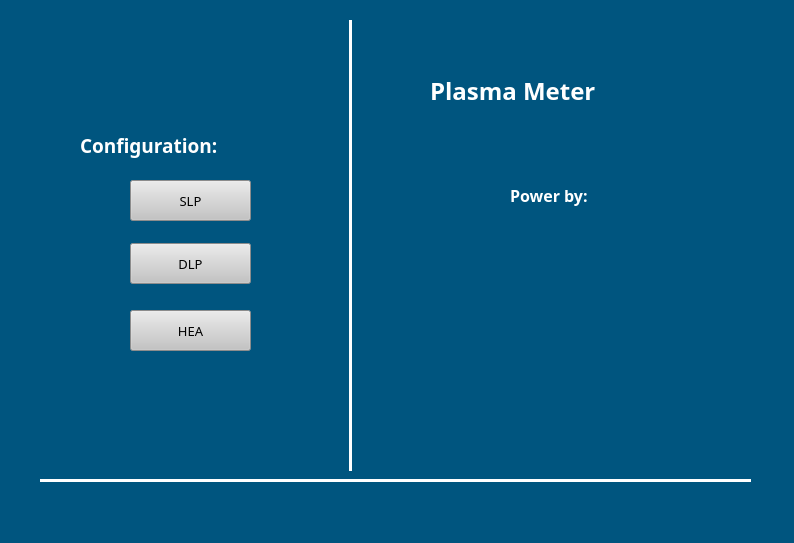
<?xml version="1.0" encoding="UTF-8"?>
<ui version="4.0">
 <class>MainWindow</class>
 <widget class="QMainWindow" name="MainWindow">
  <property name="geometry">
   <rect>
    <x>0</x>
    <y>0</y>
    <width>794</width>
    <height>543</height>
   </rect>
  </property>
  <property name="windowTitle">
   <string>MainWindow</string>
  </property>
  <property name="styleSheet">
   <string notr="true">background-color: rgb(0, 85, 127);</string>
  </property>
  <widget class="QWidget" name="centralwidget">
   <widget class="QPushButton" name="SLP_Btn">
    <property name="geometry">
     <rect>
      <x>130</x>
      <y>180</y>
      <width>121</width>
      <height>41</height>
     </rect>
    </property>
    <property name="font">
     <font>
      <family>Rockwell</family>
      <pointsize>10</pointsize>
     </font>
    </property>
    <property name="styleSheet">
     <string notr="true">background-color: rgb(196, 196, 196);</string>
    </property>
    <property name="text">
     <string>SLP</string>
    </property>
   </widget>
   <widget class="QPushButton" name="pushButton_2">
    <property name="geometry">
     <rect>
      <x>130</x>
      <y>243</y>
      <width>121</width>
      <height>41</height>
     </rect>
    </property>
    <property name="font">
     <font>
      <family>Rockwell</family>
      <pointsize>10</pointsize>
     </font>
    </property>
    <property name="styleSheet">
     <string notr="true">background-color: rgb(196, 196, 196);</string>
    </property>
    <property name="text">
     <string>DLP</string>
    </property>
   </widget>
   <widget class="QPushButton" name="pushButton_3">
    <property name="geometry">
     <rect>
      <x>130</x>
      <y>310</y>
      <width>121</width>
      <height>41</height>
     </rect>
    </property>
    <property name="font">
     <font>
      <family>Rockwell</family>
      <pointsize>10</pointsize>
      <weight>50</weight>
      <bold>false</bold>
     </font>
    </property>
    <property name="styleSheet">
     <string notr="true">background-color: rgb(196, 196, 196);</string>
    </property>
    <property name="text">
     <string>HEA</string>
    </property>
   </widget>
   <widget class="QLabel" name="label">
    <property name="geometry">
     <rect>
      <x>390</x>
      <y>170</y>
      <width>321</width>
      <height>301</height>
     </rect>
    </property>
    <property name="styleSheet">
     <string notr="true">image: url(:/newPrefix/RacerLogoPng.png);</string>
    </property>
    <property name="text">
     <string/>
    </property>
   </widget>
   <widget class="Line" name="line">
    <property name="geometry">
     <rect>
      <x>40</x>
      <y>470</y>
      <width>711</width>
      <height>20</height>
     </rect>
    </property>
    <property name="palette">
     <palette>
      <active>
       <colorrole role="WindowText">
        <brush brushstyle="SolidPattern">
         <color alpha="255">
          <red>255</red>
          <green>255</green>
          <blue>255</blue>
         </color>
        </brush>
       </colorrole>
       <colorrole role="Button">
        <brush brushstyle="SolidPattern">
         <color alpha="255">
          <red>0</red>
          <green>85</green>
          <blue>127</blue>
         </color>
        </brush>
       </colorrole>
       <colorrole role="Dark">
        <brush brushstyle="SolidPattern">
         <color alpha="255">
          <red>255</red>
          <green>255</green>
          <blue>255</blue>
         </color>
        </brush>
       </colorrole>
       <colorrole role="Text">
        <brush brushstyle="SolidPattern">
         <color alpha="255">
          <red>0</red>
          <green>0</green>
          <blue>0</blue>
         </color>
        </brush>
       </colorrole>
       <colorrole role="ButtonText">
        <brush brushstyle="SolidPattern">
         <color alpha="255">
          <red>0</red>
          <green>0</green>
          <blue>0</blue>
         </color>
        </brush>
       </colorrole>
       <colorrole role="Base">
        <brush brushstyle="SolidPattern">
         <color alpha="255">
          <red>0</red>
          <green>85</green>
          <blue>127</blue>
         </color>
        </brush>
       </colorrole>
       <colorrole role="Window">
        <brush brushstyle="SolidPattern">
         <color alpha="255">
          <red>0</red>
          <green>85</green>
          <blue>127</blue>
         </color>
        </brush>
       </colorrole>
       <colorrole role="PlaceholderText">
        <brush brushstyle="SolidPattern">
         <color alpha="128">
          <red>0</red>
          <green>0</green>
          <blue>0</blue>
         </color>
        </brush>
       </colorrole>
      </active>
      <inactive>
       <colorrole role="WindowText">
        <brush brushstyle="SolidPattern">
         <color alpha="255">
          <red>255</red>
          <green>255</green>
          <blue>255</blue>
         </color>
        </brush>
       </colorrole>
       <colorrole role="Button">
        <brush brushstyle="SolidPattern">
         <color alpha="255">
          <red>0</red>
          <green>85</green>
          <blue>127</blue>
         </color>
        </brush>
       </colorrole>
       <colorrole role="Dark">
        <brush brushstyle="SolidPattern">
         <color alpha="255">
          <red>255</red>
          <green>255</green>
          <blue>255</blue>
         </color>
        </brush>
       </colorrole>
       <colorrole role="Text">
        <brush brushstyle="SolidPattern">
         <color alpha="255">
          <red>0</red>
          <green>0</green>
          <blue>0</blue>
         </color>
        </brush>
       </colorrole>
       <colorrole role="ButtonText">
        <brush brushstyle="SolidPattern">
         <color alpha="255">
          <red>0</red>
          <green>0</green>
          <blue>0</blue>
         </color>
        </brush>
       </colorrole>
       <colorrole role="Base">
        <brush brushstyle="SolidPattern">
         <color alpha="255">
          <red>0</red>
          <green>85</green>
          <blue>127</blue>
         </color>
        </brush>
       </colorrole>
       <colorrole role="Window">
        <brush brushstyle="SolidPattern">
         <color alpha="255">
          <red>0</red>
          <green>85</green>
          <blue>127</blue>
         </color>
        </brush>
       </colorrole>
       <colorrole role="PlaceholderText">
        <brush brushstyle="SolidPattern">
         <color alpha="128">
          <red>0</red>
          <green>0</green>
          <blue>0</blue>
         </color>
        </brush>
       </colorrole>
      </inactive>
      <disabled>
       <colorrole role="WindowText">
        <brush brushstyle="SolidPattern">
         <color alpha="255">
          <red>255</red>
          <green>255</green>
          <blue>255</blue>
         </color>
        </brush>
       </colorrole>
       <colorrole role="Button">
        <brush brushstyle="SolidPattern">
         <color alpha="255">
          <red>0</red>
          <green>85</green>
          <blue>127</blue>
         </color>
        </brush>
       </colorrole>
       <colorrole role="Dark">
        <brush brushstyle="SolidPattern">
         <color alpha="255">
          <red>255</red>
          <green>255</green>
          <blue>255</blue>
         </color>
        </brush>
       </colorrole>
       <colorrole role="Text">
        <brush brushstyle="SolidPattern">
         <color alpha="255">
          <red>255</red>
          <green>255</green>
          <blue>255</blue>
         </color>
        </brush>
       </colorrole>
       <colorrole role="ButtonText">
        <brush brushstyle="SolidPattern">
         <color alpha="255">
          <red>255</red>
          <green>255</green>
          <blue>255</blue>
         </color>
        </brush>
       </colorrole>
       <colorrole role="Base">
        <brush brushstyle="SolidPattern">
         <color alpha="255">
          <red>0</red>
          <green>85</green>
          <blue>127</blue>
         </color>
        </brush>
       </colorrole>
       <colorrole role="Window">
        <brush brushstyle="SolidPattern">
         <color alpha="255">
          <red>0</red>
          <green>85</green>
          <blue>127</blue>
         </color>
        </brush>
       </colorrole>
       <colorrole role="PlaceholderText">
        <brush brushstyle="SolidPattern">
         <color alpha="128">
          <red>0</red>
          <green>0</green>
          <blue>0</blue>
         </color>
        </brush>
       </colorrole>
      </disabled>
     </palette>
    </property>
    <property name="toolTip">
     <string/>
    </property>
    <property name="frameShadow">
     <enum>QFrame::Plain</enum>
    </property>
    <property name="lineWidth">
     <number>3</number>
    </property>
    <property name="orientation">
     <enum>Qt::Horizontal</enum>
    </property>
   </widget>
   <widget class="Line" name="line_2">
    <property name="geometry">
     <rect>
      <x>340</x>
      <y>20</y>
      <width>20</width>
      <height>451</height>
     </rect>
    </property>
    <property name="minimumSize">
     <size>
      <width>20</width>
      <height>0</height>
     </size>
    </property>
    <property name="maximumSize">
     <size>
      <width>20</width>
      <height>16777215</height>
     </size>
    </property>
    <property name="palette">
     <palette>
      <active>
       <colorrole role="WindowText">
        <brush brushstyle="SolidPattern">
         <color alpha="255">
          <red>255</red>
          <green>255</green>
          <blue>255</blue>
         </color>
        </brush>
       </colorrole>
       <colorrole role="Button">
        <brush brushstyle="SolidPattern">
         <color alpha="255">
          <red>0</red>
          <green>85</green>
          <blue>127</blue>
         </color>
        </brush>
       </colorrole>
       <colorrole role="Base">
        <brush brushstyle="SolidPattern">
         <color alpha="255">
          <red>0</red>
          <green>85</green>
          <blue>127</blue>
         </color>
        </brush>
       </colorrole>
       <colorrole role="Window">
        <brush brushstyle="SolidPattern">
         <color alpha="255">
          <red>0</red>
          <green>85</green>
          <blue>127</blue>
         </color>
        </brush>
       </colorrole>
      </active>
      <inactive>
       <colorrole role="WindowText">
        <brush brushstyle="SolidPattern">
         <color alpha="255">
          <red>255</red>
          <green>255</green>
          <blue>255</blue>
         </color>
        </brush>
       </colorrole>
       <colorrole role="Button">
        <brush brushstyle="SolidPattern">
         <color alpha="255">
          <red>0</red>
          <green>85</green>
          <blue>127</blue>
         </color>
        </brush>
       </colorrole>
       <colorrole role="Base">
        <brush brushstyle="SolidPattern">
         <color alpha="255">
          <red>0</red>
          <green>85</green>
          <blue>127</blue>
         </color>
        </brush>
       </colorrole>
       <colorrole role="Window">
        <brush brushstyle="SolidPattern">
         <color alpha="255">
          <red>0</red>
          <green>85</green>
          <blue>127</blue>
         </color>
        </brush>
       </colorrole>
      </inactive>
      <disabled>
       <colorrole role="WindowText">
        <brush brushstyle="SolidPattern">
         <color alpha="255">
          <red>120</red>
          <green>120</green>
          <blue>120</blue>
         </color>
        </brush>
       </colorrole>
       <colorrole role="Button">
        <brush brushstyle="SolidPattern">
         <color alpha="255">
          <red>0</red>
          <green>85</green>
          <blue>127</blue>
         </color>
        </brush>
       </colorrole>
       <colorrole role="Base">
        <brush brushstyle="SolidPattern">
         <color alpha="255">
          <red>0</red>
          <green>85</green>
          <blue>127</blue>
         </color>
        </brush>
       </colorrole>
       <colorrole role="Window">
        <brush brushstyle="SolidPattern">
         <color alpha="255">
          <red>0</red>
          <green>85</green>
          <blue>127</blue>
         </color>
        </brush>
       </colorrole>
      </disabled>
     </palette>
    </property>
    <property name="styleSheet">
     <string notr="true"/>
    </property>
    <property name="frameShadow">
     <enum>QFrame::Plain</enum>
    </property>
    <property name="lineWidth">
     <number>3</number>
    </property>
    <property name="orientation">
     <enum>Qt::Vertical</enum>
    </property>
   </widget>
   <widget class="QLabel" name="label_2">
    <property name="geometry">
     <rect>
      <x>80</x>
      <y>130</y>
      <width>221</width>
      <height>31</height>
     </rect>
    </property>
    <property name="font">
     <font>
      <family>Rockwell Extra Bold</family>
      <pointsize>14</pointsize>
      <weight>75</weight>
      <bold>true</bold>
     </font>
    </property>
    <property name="autoFillBackground">
     <bool>false</bool>
    </property>
    <property name="styleSheet">
     <string notr="true">color: rgb(255, 255, 255);</string>
    </property>
    <property name="text">
     <string>Configuration: </string>
    </property>
    <property name="scaledContents">
     <bool>false</bool>
    </property>
   </widget>
   <widget class="QLabel" name="label_3">
    <property name="geometry">
     <rect>
      <x>510</x>
      <y>180</y>
      <width>121</width>
      <height>31</height>
     </rect>
    </property>
    <property name="font">
     <font>
      <family>Rockwell Extra Bold</family>
      <pointsize>12</pointsize>
      <weight>75</weight>
      <bold>true</bold>
     </font>
    </property>
    <property name="styleSheet">
     <string notr="true">color: rgb(255, 255, 255);
</string>
    </property>
    <property name="text">
     <string>Power by:</string>
    </property>
   </widget>
   <widget class="QLabel" name="label_4">
    <property name="geometry">
     <rect>
      <x>430</x>
      <y>60</y>
      <width>261</width>
      <height>61</height>
     </rect>
    </property>
    <property name="font">
     <font>
      <family>Rockwell Extra Bold</family>
      <pointsize>18</pointsize>
      <weight>75</weight>
      <bold>true</bold>
     </font>
    </property>
    <property name="styleSheet">
     <string notr="true">color: rgb(255, 255, 255);</string>
    </property>
    <property name="text">
     <string>Plasma Meter</string>
    </property>
   </widget>
  </widget>
  <widget class="QMenuBar" name="menubar">
   <property name="geometry">
    <rect>
     <x>0</x>
     <y>0</y>
     <width>794</width>
     <height>26</height>
    </rect>
   </property>
  </widget>
  <widget class="QStatusBar" name="statusbar"/>
 </widget>
 <resources>
  <include location="../../OneDrive/Pictures/Resource.qrc"/>
 </resources>
 <connections/>
</ui>
